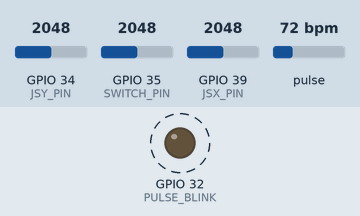
Bench run of a sketch on a simulated ESP32. Parts: output pins drawn as LEDs (lit = HIGH). Dashed ring = blinking. The test bench sets the inputs (shaded band); at power-on: pulse 72 bpm, GPIO 34 (JSY_PIN) = 2048, GPIO 35 (SWITCH_PIN) = 2048, GPIO 39 (JSX_PIN) = 2048. What the sketch prints to the serial monitor is not drawn.

Above: at 1.2 s.
1.3 s: pulse set to 42 bpm
At 3.4 s:
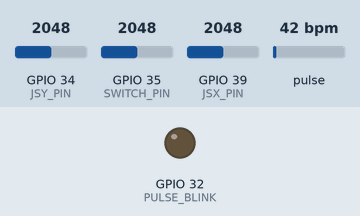
3.7 s: pulse set to 100 bpm
At 3.82 s:
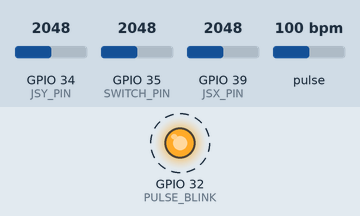
Timing chart, 0 to 12.7 s (numbered marks = the images above; inputs shaded):
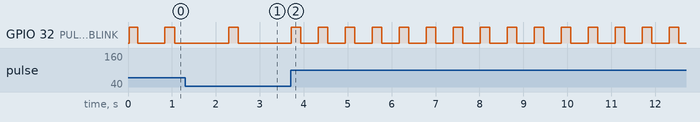

Measured:
- after the input at 3.7 s, GPIO 32 (PULSE_BLINK): alternates HIGH for 0.22 s and LOW for 0.39 s, starting after 0.63 s

The sketch:

sender.ino
```cpp
// (licence header left out)
/*
   Every Sketch that uses the PulseSensor Playground must
   define USE_ARDUINO_INTERRUPTS before including PulseSensorPlayground.h.
   Here, #define USE_ARDUINO_INTERRUPTS false tells the library to
   not use interrupts to read data from the PulseSensor.

   If you want to use interrupts, simply change the line below
   to read:
     #define USE_ARDUINO_INTERRUPTS true

   Set US_PS_INTERRUPTS to false if either
   1) Your Arduino platform's interrupts aren't yet supported
   by PulseSensor Playground, or
   2) You don't wish to use interrupts because of the side effects.

   NOTE: if US_PS_INTERRUPTS is false, your Sketch must
   call pulse.sawNewSample() at least once every 2 milliseconds
   to accurately read the PulseSensor signal.
*/
#define USE_ARDUINO_INTERRUPTS false
#include <PulseSensorPlayground.h>
#include <esp_now.h>
#include <WiFi.h>
int myBPM;
// REPLACE WITH YOUR RECEIVER MAC Address
uint8_t broadcastAddress[] = {0xc4, 0x4f, 0x33, 0x75, 0xa1, 0x6d};


typedef struct struct_message {
  int BPM_data;
  int X_data;
  int Y_data;
  int SWITCH_data;
} struct_message;

// Create a struct_message called myData
struct_message myData;

esp_now_peer_info_t peerInfo;

// callback when data is sent
void OnDataSent(const uint8_t *mac_addr, esp_now_send_status_t status) {

}

/*
 *
   The format of our output.

   Set this to PROCESSING_VISUALIZER if you're going to run
    the Processing Visualizer Sketch.
    See https://github.com/WorldFamousElectronics/PulseSensor_Amped_Processing_Visualizer

   Set this to SERIAL_PLOTTER if you're going to run
    the Arduino IDE's Serial Plotter.
*/
const int OUTPUT_TYPE = SERIAL_PLOTTER;

/*
   Pinout:
     PULSE_INPUT = Analog Input. Connected to the pulse sensor
      purple (signal) wire.
     PULSE_BLINK = digital Output. Connected to an LED (and 220 ohm resistor)
      that will flash on each detected pulse.
     PULSE_FADE = digital Output. PWM pin onnected to an LED (and resistor)
      that will smoothly fade with each pulse.
      NOTE: PULSE_FADE must be a pin that supports PWM.
       If USE_INTERRUPTS is true, Do not use pin 9 or 10 for PULSE_FADE,
       because those pins' PWM interferes with the sample timer.
*/
const int PULSE_INPUT = 36;
const int PULSE_BLINK = 32;
const int PULSE_FADE = 5;
const int JSX_PIN = 39;
const int JSY_PIN = 34;
const int SWITCH_PIN = 35;
const int THRESHOLD = 1850;   // Adjust this number to avoid noise when idle


int JSX;
int JSY;
int SWITCH;
String space ="  ";
/*
   samplesUntilReport = the number of samples remaining to read
   until we want to report a sample over the serial connection.

   We want to report a sample value over the serial port
   only once every 20 milliseconds (10 samples) to avoid
   doing Serial output faster than the Arduino can send.
*/
byte samplesUntilReport;
const byte SAMPLES_PER_SERIAL_SAMPLE = 10;

/*
   All the PulseSensor Playground functions.
*/
PulseSensorPlayground pulseSensor;

void setup() {
  /*
     Use 115200 baud because that's what the Processing Sketch expects to read,
     and because that speed provides about 11 bytes per millisecond.

     If we used a slower baud rate, we'd likely write bytes faster than
     they can be transmitted, which would mess up the timing
     of readSensor() calls, which would make the pulse measurement
     not work properly.
  */
  pinMode(JSX_PIN,INPUT);
  pinMode(JSY_PIN,INPUT);
  pinMode(SWITCH_PIN,INPUT);
  Serial.begin(115200);

  // Set device as a Wi-Fi Station
  WiFi.mode(WIFI_STA);

  // Init ESP-NOW
  if (esp_now_init() != ESP_OK) {
    Serial.println("Error initializing ESP-NOW");
    return;
  }

  // Once ESPNow is successfully Init, we will register for Send CB to
  // get the status of Trasnmitted packet
  esp_now_register_send_cb(OnDataSent);

  // Register peer
  memcpy(peerInfo.peer_addr, broadcastAddress, 6);
  peerInfo.channel = 0;
  peerInfo.encrypt = false;

  // Add peer
  if (esp_now_add_peer(&peerInfo) != ESP_OK){
    Serial.println("Failed to add peer");
    return;
  }

  // Configure the PulseSensor manager.
  pulseSensor.analogInput(PULSE_INPUT);
  pulseSensor.blinkOnPulse(PULSE_BLINK);
  pulseSensor.fadeOnPulse(PULSE_FADE);

  pulseSensor.setSerial(Serial);
  pulseSensor.setOutputType(OUTPUT_TYPE);
  pulseSensor.setThreshold(THRESHOLD);

  // Skip the first SAMPLES_PER_SERIAL_SAMPLE in the loop().
  samplesUntilReport = SAMPLES_PER_SERIAL_SAMPLE;

  // Now that everything is ready, start reading the PulseSensor signal.
  if (!pulseSensor.begin()) {
    /*
       PulseSensor initialization failed,
       likely because our Arduino platform interrupts
       aren't supported yet.

       If your Sketch hangs here, try changing USE_PS_INTERRUPT to false.
    */
    for(;;) {
      // Flash the led to show things didn't work.
      digitalWrite(PULSE_BLINK, LOW);
      delay(50);
      digitalWrite(PULSE_BLINK, HIGH);
      delay(50);
    }
  }
}

void loop() {

  /*
     See if a sample is ready from the PulseSensor.

     If USE_INTERRUPTS is true, the PulseSensor Playground
     will automatically read and process samples from
     the PulseSensor.

     If USE_INTERRUPTS is false, this call to sawNewSample()
     will, if enough time has passed, read and process a
     sample (analog voltage) from the PulseSensor.
  */
  if (pulseSensor.sawNewSample()) {
    /*
       Every so often, send the latest Sample.
       We don't print every sample, because our baud rate
       won't support that much I/O.
    */
    if (--samplesUntilReport == (byte) 0) {
      samplesUntilReport = SAMPLES_PER_SERIAL_SAMPLE;

      myBPM = pulseSensor.getBeatsPerMinute();
      //Serial.println(myBPM + space + JSX + space + JSY + space + SWITCH);
      pulseSensor.outputSample();

      /*
         At about the beginning of every heartbeat,
         report the heart rate and inter-beat-interval.
      */
      if (pulseSensor.sawStartOfBeat()) {
        pulseSensor.outputBeat();
      }
    }

    /*******
      Here is a good place to add code that could take up
      to a millisecond or so to run.

    *******/
        JSX = analogRead(JSX_PIN);
        JSY = analogRead(JSY_PIN);
        SWITCH = !(analogRead(SWITCH_PIN));
        myData.BPM_data = myBPM;
      myData.X_data = JSX;
      myData.Y_data = JSY;
      myData.SWITCH_data = SWITCH;

    // Send message via ESP-NOW
    esp_err_t result = esp_now_send(broadcastAddress, (uint8_t *) &myData, sizeof(myData));

    if (result == ESP_OK) {
      Serial.println("Sent with success");
    }
    else {
      Serial.println("Error sending the data");
    }
  }

  /******
     Don't add code here, because it could slow the sampling
     from the PulseSensor.
  ******/
}
```
